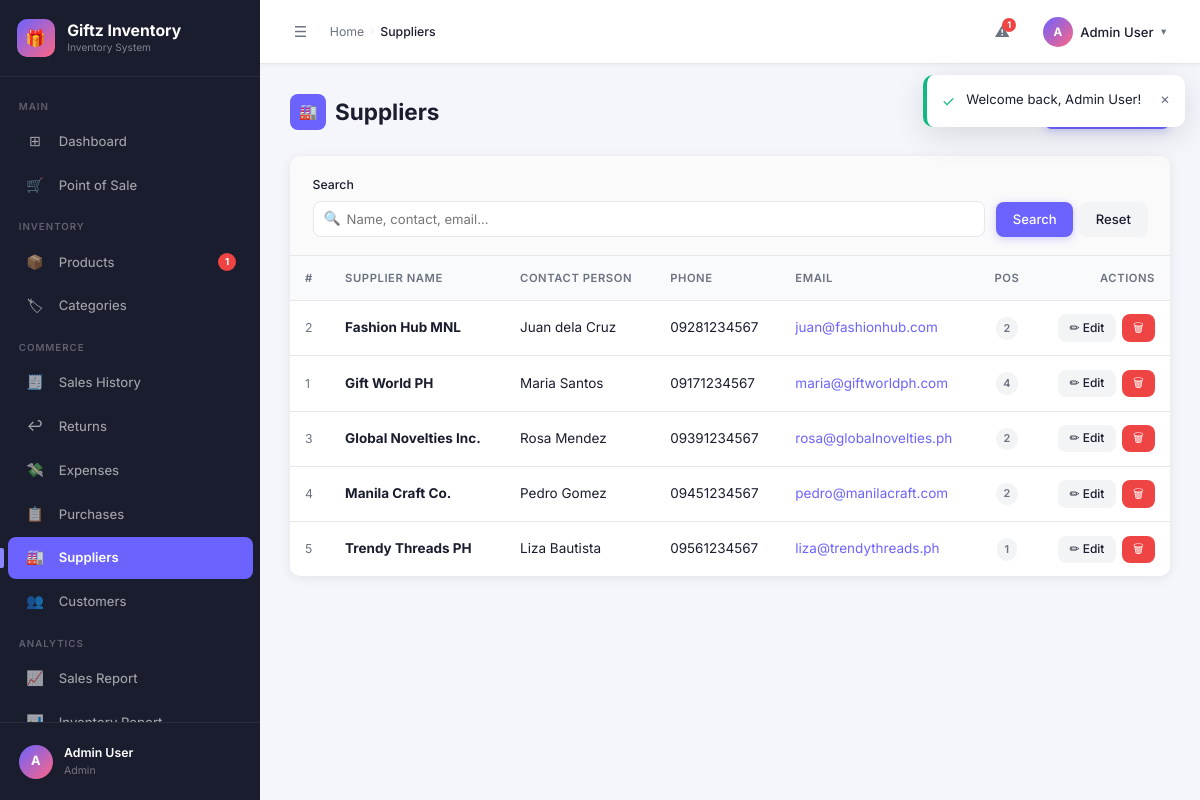
Screenshot of /suppliers/index.php (signed in) with the database file from the repository.
### tables this page shows
CREATE TABLE `suppliers` (
  `id`             INT UNSIGNED NOT NULL AUTO_INCREMENT,
  `name`           VARCHAR(150) NOT NULL,
  `contact_person` VARCHAR(100) DEFAULT NULL,
  `phone`          VARCHAR(30)  DEFAULT NULL,
  `email`          VARCHAR(150) DEFAULT NULL,
  `address`        TEXT         DEFAULT NULL,
  `created_at`     DATETIME     NOT NULL DEFAULT CURRENT_TIMESTAMP,
  `updated_at`     DATETIME     NOT NULL DEFAULT CURRENT_TIMESTAMP ON UPDATE CURRENT_TIMESTAMP,
  PRIMARY KEY (`id`)
);

### includes/functions.php (called while the page is built, shortened)
<?php
function paginate(int $total, int $page, int $perPage = ROWS_PER_PAGE): array {
    $totalPages = max(1, (int)ceil($total / $perPage));
    $page       = max(1, min($page, $totalPages));
    $offset     = ($page - 1) * $perPage;
    return [
        'total'       => $total,
        'per_page'    => $perPage,
        'current'     => $page,
        'total_pages' => $totalPages,
        'offset'      => $offset,
        'has_prev'    => $page > 1,
        'has_next'    => $page < $totalPages,
        'prev'        => $page - 1,
        'next'        => $page + 1,
    ];
}
function e(string $str): string {
    return htmlspecialchars($str, ENT_QUOTES | ENT_SUBSTITUTE, 'UTF-8');
}

### suppliers/index.php (the view, shortened to what this page needs)
<?php
require_once dirname(__DIR__) . '/includes/functions.php';
$pdo = db();
$search = trim($_GET['search'] ?? '');
$page   = max(1, intval($_GET['page'] ?? 1));
$where  = ['1=1'];
$params = [];
$whereStr  = implode(' AND ', $where);
$countStmt = $pdo->prepare("SELECT COUNT(*) FROM suppliers s WHERE $whereStr");
$countStmt->execute($params);
$total     = (int)$countStmt->fetchColumn();
$pg        = paginate($total, $page);
$stmt = $pdo->prepare("
    SELECT s.*, (SELECT COUNT(*) FROM purchases WHERE supplier_id=s.id) as po_count
    FROM suppliers s WHERE $whereStr
    ORDER BY s.name ASC
    LIMIT {$pg['per_page']} OFFSET {$pg['offset']}
");
$stmt->execute($params);
$suppliers = $stmt->fetchAll();
require dirname(__DIR__) . '/includes/header.php';
?>
<div class="page-header">
    <h1 class="page-title"><span class="title-icon">🏭</span> Suppliers</h1>
    <a href="<?= BASE_URL ?>/suppliers/add.php" class="btn btn-primary">+ Add Supplier</a>
</div>
<div class="card">
    <form method="GET" class="filter-bar">
        <div class="form-group" style="flex:1">
            <label class="form-label">Search</label>
            <div class="input-icon-wrap">
                <span class="icon">🔍</span>
                <input type="text" name="search" class="form-control" placeholder="Name, contact, email..." value="<?= e($search) ?>">
            </div>
        </div>
        <div class="form-group">
            <label class="form-label">&nbsp;</label>
            <div class="btn-group">
                <button type="submit" class="btn btn-primary">Search</button>
                <a href="<?= BASE_URL ?>/suppliers/index.php" class="btn btn-secondary">Reset</a>
            </div>
        </div>
    </form>
    <div class="table-responsive">
        <table>
            <thead>
                <tr>
                    <th>#</th>
                    <th>Supplier Name</th>
                    <th>Contact Person</th>
                    <th>Phone</th>
                    <th>Email</th>
                    <th class="text-center">POs</th>
                    <th class="text-right">Actions</th>
                </tr>
            </thead>
            <tbody>
            <?php if (empty($suppliers)): ?>
                <tr><td colspan="7"><div class="empty-state"><div class="icon">🏭</div><h3>No suppliers yet</h3><p><a href="<?= BASE_URL ?>/suppliers/add.php">Add your first supplier</a></p></div></td></tr>
            <?php else: ?>
                <?php foreach ($suppliers as $s): ?>
                <tr>
                    <td class="text-muted fs-sm"><?= $s['id'] ?></td>
                    <td><strong><?= e($s['name']) ?></strong></td>
                    <td><?= e($s['contact_person'] ?? '—') ?></td>
                    <td><?= e($s['phone'] ?? '—') ?></td>
                    <td><?= $s['email'] ? '<a href="mailto:'.e($s['email']).'">'.e($s['email']).'</a>' : '—' ?></td>
                    <td class="text-center"><span class="badge badge-secondary"><?= $s['po_count'] ?></span></td>
                    <td class="text-right">
                        <div class="btn-group" style="justify-content:flex-end">
                            <a href="<?= BASE_URL ?>/suppliers/edit.php?id=<?= $s['id'] ?>" class="btn btn-sm btn-secondary">✏ Edit</a>
                            <form method="POST" style="display:inline"
                                  onsubmit="return confirm('Delete supplier \'<?= e(addslashes($s['name'])) ?>\'?')">
                                <button type="submit" class="btn btn-sm btn-danger">🗑</button>
                            </form>
                        </div>
                    </td>
                </tr>
                <?php endforeach; ?>
            <?php endif; ?>
            </tbody>
        </table>
    </div>
</div>
<?php require dirname(__DIR__) . '/includes/footer.php'; ?>

### assets/css/style.css (style rules this page uses)
:root { --sidebar-bg: #1A1D2E; --accent: #6C63FF; --accent-light: #8B85FF; --accent-dark: #5A52E0; --secondary: #FF6584; --body-bg: #F4F6FB; --card-bg: #FFFFFF; --text-primary: #1A1D2E; --text-muted: #6B7280; --border: #E5E7EB; --success: #10B981; --warning: #F59E0B; --danger: #EF4444; --info: #3B82F6; --purple: #8B5CF6; --radius: 10px; --shadow: 0 2px 12px rgba(0,0,0,.08); --shadow-lg: 0 8px 32px rgba(0,0,0,.12); --transition: .2s ease; --sidebar-w: 260px; --topbar-h: 64px; --font: 'Inter', system-ui, -apple-system, sans-serif; }
*, *::before, *::after { box-sizing: border-box; margin: 0; padding: 0; }
html { font-size: 15px; scroll-behavior: smooth; }
body { font-family: var(--font); background: var(--body-bg); color: var(--text-primary); min-height: 100vh; line-height: 1.6; }
a { color: var(--accent); text-decoration: none; transition: color var(--transition); }
button { cursor: pointer; font-family: inherit; }
.page-header { display: flex; align-items: center; justify-content: space-between; margin-bottom: 1.75rem; gap: 1rem; flex-wrap: wrap; }
.page-title { font-size: 1.5rem; font-weight: 700; color: var(--text-primary); display: flex; align-items: center; gap: .6rem; }
.page-title .title-icon { width: 36px; height: 36px; background: var(--accent); border-radius: 8px; display: grid; place-items: center; color: #fff; font-size: 1rem; flex-shrink: 0; }
.card { background: var(--card-bg); border-radius: var(--radius); box-shadow: var(--shadow); overflow: hidden; }
.table-responsive { overflow-x: auto; }
table { width: 100%; border-collapse: collapse; font-size: .9rem; }
thead th { padding: .85rem 1rem; text-align: left; font-size: .75rem; font-weight: 600; text-transform: uppercase; letter-spacing: .05em; color: var(--text-muted); background: #F9FAFB; border-bottom: 1px solid var(--border); white-space: nowrap; }
tbody td { padding: .9rem 1rem; border-bottom: 1px solid var(--border); vertical-align: middle; }
tbody tr:last-child td { border-bottom: none; }
.text-right { text-align: right; }
.text-center { text-align: center; }
.text-muted { color: var(--text-muted); }
.badge { display: inline-flex; align-items: center; padding: .25em .7em; border-radius: 100px; font-size: .72rem; font-weight: 600; letter-spacing: .02em; white-space: nowrap; }
.badge-secondary { background: #F3F4F6; color: var(--text-muted); }
.btn { display: inline-flex; align-items: center; gap: .45rem; padding: .55rem 1.1rem; border-radius: 8px; font-size: .875rem; font-weight: 500; border: none; transition: all var(--transition); white-space: nowrap; line-height: 1.4; cursor: pointer; }
.btn-sm { padding: .35rem .75rem; font-size: .8rem; }
.btn-primary { background: var(--accent); color: #fff; box-shadow: 0 2px 8px rgba(108,99,255,.3); }
.btn-secondary { background: #F3F4F6; color: var(--text-primary); }
.btn-danger { background: var(--danger); color: #fff; }
.btn-group { display: flex; gap: .4rem; }
.form-group { display: flex; flex-direction: column; gap: .4rem; }
.form-label { font-size: .82rem; font-weight: 500; color: var(--text-primary); }
.form-control, select.form-control, textarea.form-control { width: 100%; padding: .6rem .85rem; border: 1.5px solid var(--border); border-radius: 8px; font-size: .875rem; font-family: inherit; color: var(--text-primary); background: var(--card-bg); transition: border-color var(--transition), box-shadow var(--transition); outline: none; }
.input-icon-wrap { position: relative; flex: 1; min-width: 200px; }
.input-icon-wrap .icon { position: absolute; left: .75rem; top: 50%; transform: translateY(-50%); color: var(--text-muted); font-size: .9rem; pointer-events: none; }
.input-icon-wrap .form-control { padding-left: 2.2rem; }
.fs-sm { font-size: .82rem; }
.filter-bar { display: flex; gap: .75rem; align-items: flex-end; flex-wrap: wrap; padding: 1.25rem 1.5rem; border-bottom: 1px solid var(--border); background: #FAFAFA; }
.filter-bar .form-group { min-width: 150px; }

### rows the page displays
suppliers: id "2", name "Fashion Hub MNL", contact_person "Juan dela Cruz", phone "09281234567", email "juan@fashionhub.com", po_count "2"
suppliers: id "1", name "Gift World PH", contact_person "Maria Santos", phone "09171234567", email "maria@giftworldph.com", po_count "4"
suppliers: id "3", name "Global Novelties Inc.", contact_person "Rosa Mendez", phone "09391234567", email "rosa@globalnovelties.ph", po_count "2"
suppliers: id "4", name "Manila Craft Co.", contact_person "Pedro Gomez", phone "09451234567", email "pedro@manilacraft.com", po_count "2"
suppliers: id "5", name "Trendy Threads PH", contact_person "Liza Bautista", phone "09561234567", email "liza@trendythreads.ph", po_count "1"

### other values shown
APP_NAME "Giftz Inventory"
$lowStock "1"
substr($user['name'], 0, 1) "A"
$user['name'] "Admin User"
$user['role'] "Admin"
$label "Suppliers"
$icon "✓"
$msg['message'] "Welcome back, Admin User!"
